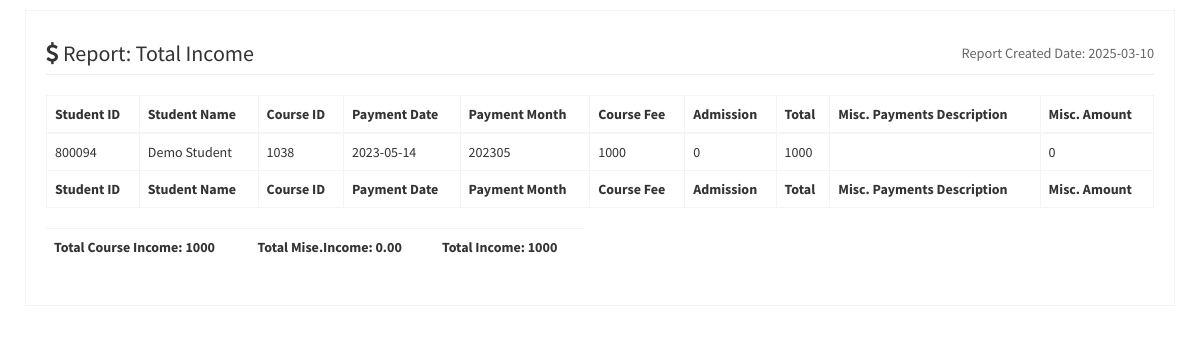
The app's page /admin/output/13repoTotalincome.php (signed in) with its own data.
### tables this page shows
CREATE TABLE `cp_payments` (
  `pay_id` int(11) NOT NULL,
  `Pay_stu_studentID` int(11) NOT NULL,
  `pay_student_name` varchar(255) NOT NULL,
  `pay_subj_id` int(11) DEFAULT NULL,
  `pay_insName` varchar(255) DEFAULT NULL,
  `pay_paymentdate` date DEFAULT NULL,
  `pay_paymentmonth` int(11) DEFAULT NULL,
  `pay_cos_fee` double(10,2) DEFAULT NULL,
  `pay_cos_admi` double(10,2) DEFAULT NULL,
  `pay_cos_total` double(10,2) DEFAULT NULL,
  `pay_misc_pay_description` varchar(255) DEFAULT NULL,
  `pay_misc_amount` double(10,2) DEFAULT NULL,
  `pay_stu_batch_no` varchar(255) DEFAULT NULL
);

### admin/output/13repoTotalincome.php (the view, shortened to what this page needs)
<?php
if(isset($_SESSION['user_id']) && isset($_SESSION['user_name'])){
include_once '../php-includes/connect.inc.php';
$stmt_sel_Rows = $db->prepare("SELECT COUNT(pay_id) FROM cp_payments WHERE pay_id!=1 AND pay_id!=2 AND pay_id!=3 AND pay_id!=4 AND pay_id!=5 AND pay_id!=6 AND pay_id!=7 AND pay_id!=8 AND pay_id!=9 AND pay_id!=10 AND pay_id!=11 AND pay_id!=12 ");
$stmt_sel_Rows->bind_result($TotalRows);
$stmt_sel_Rows->execute();
$stmt_select_sp_user = $db->prepare("SELECT cp_users.id, cp_users.firstname, cp_users.lastname, cp_users.sp_id, cp_userpermission.permission_id, cp_userpermission.uid, cp_userpermission.OnOff  FROM `cp_users` INNER JOIN `cp_userpermission` ON cp_users.id = cp_userpermission.uid WHERE cp_userpermission.uid = {$_SESSION['user_id']} " );
$stmt_select_sp_user->bind_result($cp_users_id, $cp_users_firstname, $cp_users_lastname, $cp_users_sp_id, $cp_userpermission_permission_id, $cp_userpermission_uid, $cp_userpermission_OnOff);
 if($cp_users_sp_id == 1){
     $show = ceil($TotalRows / 2);
 } else {
     $show = $TotalRows;
 }
    $stmt = $db->prepare("SELECT pay_id, Pay_stu_studentID, pay_student_name, pay_subj_id, pay_paymentdate, pay_paymentmonth, pay_cos_fee, pay_cos_admi, pay_cos_total, pay_misc_pay_description, pay_misc_amount FROM `cp_payments` WHERE pay_id!=1 AND pay_id!=2 AND pay_id!=3 AND pay_id!=4 AND pay_id!=5 AND pay_id!=6 AND pay_id!=7 AND pay_id!=8 AND pay_id!=9 AND pay_id!=10 AND pay_id!=11 AND pay_id!=12 ORDER BY pay_paymentdate DESC LIMIT $show");
    $stmt->bind_result($pay_id, $Pay_stu_studentID, $pay_student_name, $pay_subj_id, $pay_paymentdate, $pay_paymentmonth, $pay_cos_fee, $pay_cos_admi, $pay_cos_total, $pay_misc_pay_description, $pay_misc_amount);
    $stmt->execute();
?>
<!DOCTYPE html>
<html>
  <head>
    <link rel="stylesheet" href="../bootstrap/css/bootstrap.min.css">
    <link rel="stylesheet" href="https://maxcdn.bootstrapcdn.com/font-awesome/4.4.0/css/font-awesome.min.css">
    <link rel="stylesheet" href="https://code.ionicframework.com/ionicons/2.0.1/css/ionicons.min.css">
    <link rel="stylesheet" href="../dist/css/AdminLTE.min.css">
  </head>
  <body onload="window.print();">
    <div class="wrapper">
      <section class="invoice">
        <div class="row">
          <div class="col-xs-12">
            <h2 class="page-header">
              <i class="fa fa-usd"></i> Report: Total Income
              <small class="pull-right">Report Created Date: <?php echo date('Y-m-d'); ?></small>
            </h2>
          </div>
        </div>
        <div class="row">
          <div class="col-xs-12 table-responsive">
            <table id="vas_table" class="table table-hover table-bordered table-responsive">
                    <thead>
                      <tr>
                        <th>Student ID</th>
                        <th>Student Name</th>
                        <th>Course ID</th>
                        <th>Payment Date</th>
                        <th>Payment Month</th>
                        <th>Course Fee</th>
                        <th>Admission</th>
                        <th>Total</th>
                        <th>Misc. Payments Description</th>
                        <th>Misc. Amount</th>
                      </tr>
                    </thead>
                    <tbody>
                    <?php
                     while ($stmt->fetch()){
                    ?>
                      <tr>
                        <td><?php echo $Pay_stu_studentID; ?></td>
                        <td><?php echo $pay_student_name;  ?></td>
                        <td><?php echo $pay_subj_id; ?></td>
                        <td><?php echo $pay_paymentdate; ?></td>
                        <td><?php echo $pay_paymentmonth; ?></td>
                        <td><?php echo $pay_cos_fee ?></td>
                        <td><?php echo $pay_cos_admi;  ?></td>
                        <td><?php echo $pay_cos_total; ?></td>
                        <td><?php echo $pay_misc_pay_description;  ?></td>
                        <td><?php echo $pay_misc_amount; ?></td>
                      </tr>
                   <?php
                     }
                   ?>
                   </tbody>
                     <tfoot>
                      <tr>
                        <th>Student ID</th>
                        <th>Student Name</th>
                        <th>Course ID</th>
                        <th>Payment Date</th>
                        <th>Payment Month</th>
                        <th>Course Fee</th>
                        <th>Admission</th>
                        <th>Total</th>
                        <th>Misc. Payments Description</th>
                        <th>Misc. Amount</th>
                      </tr>
                    </tfoot>
                  </table>
          </div>
        </div>
        <div class="row">
          <div class="col-xs-6">
            <div class="table-responsive">
              <table class="table">
                <tr>
              <?php
               $stmt1 = $db->prepare("SELECT SUM(pay_cos_total) FROM cp_payments");
               $stmt1->bind_result($TotalIncome);
               $stmt1->execute();
               while ($stmt1->fetch()){
                    if($cp_users_sp_id == 1){
                        $ShowTotalIncome = ceil($TotalIncome / 2);
                    } else {
                        $ShowTotalIncome = $TotalIncome;
                    }
            }
            ?>
                    <th>Total Course Income: <?php echo $ShowTotalIncome; ?></th>
            <?php
               $stmt_Mise_income = $db->prepare("SELECT SUM(pay_misc_amount) FROM cp_payments");
               $stmt_Mise_income->bind_result($TotalMiseIncome);
               $stmt_Mise_income->execute();
               while ($stmt_Mise_income->fetch()){
                $TotalMiseIncome = number_format($TotalMiseIncome, 2, '.', '');
            }
            ?>
                    <th>Total Mise.Income: <?php echo $TotalMiseIncome; ?></th>
                    <th>Total Income: <?php echo $ShowTotalIncome + $TotalMiseIncome; ?></th>
                </tr>
              </table>
            </div>
          </div>
        </div>
      </section>
    </div>
  </body>
</html>
<?php
} else {
    header('Location: ../login.php');
}
?>

### records on screen
cp_payments: Pay_stu_studentID "800094", pay_student_name "Demo Student", pay_subj "1038", pay_paymentdate "2023-05-14", pay_paymentmonth "202305", pay_cos_fee "1000", pay_cos_admi "0", pay_cos_total "1000", pay_misc_amount "0"

### other values on screen
$ShowTotalIncome "1000"
$TotalMiseIncome "0.00"
$ShowTotalIncome + $TotalMiseIncome "1000"
